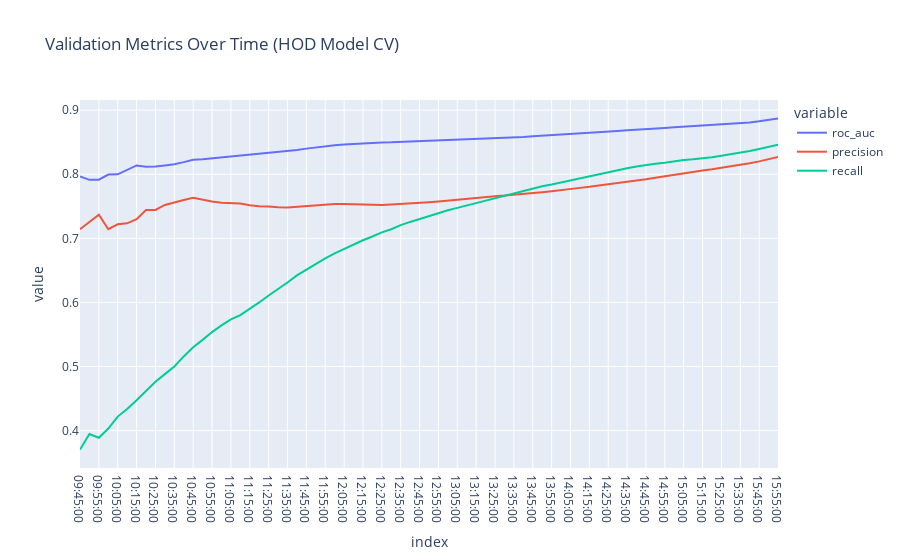

Source (notebook cell):
### Code cell
import datetime
import plotly.express as px


time_range = [datetime.time(hour, minute) for hour in range(9, 16) for minute in range(0, 60, 5)]
time_range = [x for x in time_range if x >= datetime.time(9,45)]
df_val = pd.DataFrame()
for t in time_range:
    X_val = X_test.loc[X_test['time'] <= t].copy()
    y_val = y_test.loc[X_val.index, 'hod_in'].copy()

    y_pred_val = hod_model_cv.predict_proba(X_val)[:,-1]

    df_val.loc[t, [
        'roc_auc',
        'precision',
        'recall'
    ]] =  roc_auc_score(y_val, y_pred_val), precision_score(y_val, y_pred_val > 0.5), recall_score(y_val, y_pred_val > 0.5)


fig = px.line(df_val, title='Validation Metrics Over Time (HOD Model CV)')
fig.show()
